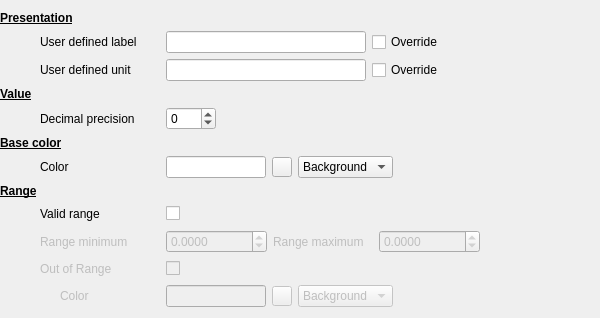
        <widget class="QWidget" name="userWidget" native="true">
         <layout class="QVBoxLayout" name="verticalLayout">
          <property name="leftMargin">
           <number>0</number>
          </property>
          <item>
           <widget class="QLabel" name="label_13">
            <property name="font">
             <font>
              <weight>75</weight>
              <bold>true</bold>
              <underline>true</underline>
             </font>
            </property>
            <property name="text">
             <string>Presentation</string>
            </property>
           </widget>
          </item>
          <item>
           <widget class="QWidget" name="userDefinedLabelWidget" native="true">
            <layout class="QHBoxLayout" name="horizontalLayout_12">
             <property name="leftMargin">
              <number>0</number>
             </property>
             <property name="topMargin">
              <number>0</number>
             </property>
             <property name="rightMargin">
              <number>0</number>
             </property>
             <property name="bottomMargin">
              <number>0</number>
             </property>
             <item>
              <spacer name="horizontalSpacer_42">
               <property name="orientation">
                <enum>Qt::Horizontal</enum>
               </property>
               <property name="sizeType">
                <enum>QSizePolicy::Fixed</enum>
               </property>
               <property name="sizeHint" stdset="0">
                <size>
                 <width>40</width>
                 <height>20</height>
                </size>
               </property>
              </spacer>
             </item>
             <item>
              <widget class="QLabel" name="label_2">
               <property name="minimumSize">
                <size>
                 <width>120</width>
                 <height>0</height>
                </size>
               </property>
               <property name="text">
                <string>User defined label</string>
               </property>
               <property name="indent">
                <number>-1</number>
               </property>
              </widget>
             </item>
             <item>
              <widget class="QLineEdit" name="userLabelLineEdit">
               <property name="minimumSize">
                <size>
                 <width>200</width>
                 <height>0</height>
                </size>
               </property>
              </widget>
             </item>
             <item>
              <widget class="QCheckBox" name="userLabelCheckBox">
               <property name="text">
                <string>Override</string>
               </property>
               <property name="checked">
                <bool>false</bool>
               </property>
              </widget>
             </item>
             <item>
              <spacer name="horizontalSpacer_12">
               <property name="orientation">
                <enum>Qt::Horizontal</enum>
               </property>
               <property name="sizeHint" stdset="0">
                <size>
                 <width>40</width>
                 <height>20</height>
                </size>
               </property>
              </spacer>
             </item>
            </layout>
           </widget>
          </item>
          <item>
           <widget class="QWidget" name="userDefinedUnitWidget" native="true">
            <layout class="QHBoxLayout" name="horizontalLayout_13">
             <property name="leftMargin">
              <number>0</number>
             </property>
             <property name="topMargin">
              <number>0</number>
             </property>
             <property name="rightMargin">
              <number>0</number>
             </property>
             <property name="bottomMargin">
              <number>0</number>
             </property>
             <item>
              <spacer name="horizontalSpacer_43">
               <property name="orientation">
                <enum>Qt::Horizontal</enum>
               </property>
               <property name="sizeType">
                <enum>QSizePolicy::Fixed</enum>
               </property>
               <property name="sizeHint" stdset="0">
                <size>
                 <width>40</width>
                 <height>20</height>
                </size>
               </property>
              </spacer>
             </item>
             <item>
              <widget class="QLabel" name="label_3">
               <property name="minimumSize">
                <size>
                 <width>120</width>
                 <height>0</height>
                </size>
               </property>
               <property name="text">
                <string>User defined unit</string>
               </property>
               <property name="indent">
                <number>-1</number>
               </property>
              </widget>
             </item>
             <item>
              <widget class="QLineEdit" name="userUnitLineEdit">
               <property name="minimumSize">
                <size>
                 <width>200</width>
                 <height>0</height>
                </size>
               </property>
              </widget>
             </item>
             <item>
              <widget class="QCheckBox" name="userUnitCheckBox">
               <property name="text">
                <string>Override</string>
               </property>
               <property name="checked">
                <bool>false</bool>
               </property>
              </widget>
             </item>
             <item>
              <spacer name="horizontalSpacer_13">
               <property name="orientation">
                <enum>Qt::Horizontal</enum>
               </property>
               <property name="sizeHint" stdset="0">
                <size>
                 <width>146</width>
                 <height>20</height>
                </size>
               </property>
              </spacer>
             </item>
            </layout>
           </widget>
          </item>
          <item>
           <widget class="QLabel" name="label_21">
            <property name="font">
             <font>
              <weight>75</weight>
              <bold>true</bold>
              <underline>true</underline>
             </font>
            </property>
            <property name="text">
             <string>Value</string>
            </property>
           </widget>
          </item>
          <item>
           <widget class="QWidget" name="precisionWidget" native="true">
            <layout class="QHBoxLayout" name="horizontalLayout">
             <property name="leftMargin">
              <number>0</number>
             </property>
             <property name="topMargin">
              <number>0</number>
             </property>
             <property name="rightMargin">
              <number>0</number>
             </property>
             <property name="bottomMargin">
              <number>0</number>
             </property>
             <item>
              <spacer name="horizontalSpacer_45">
               <property name="orientation">
                <enum>Qt::Horizontal</enum>
               </property>
               <property name="sizeType">
                <enum>QSizePolicy::Fixed</enum>
               </property>
               <property name="sizeHint" stdset="0">
                <size>
                 <width>40</width>
                 <height>20</height>
                </size>
               </property>
              </spacer>
             </item>
             <item>
              <widget class="QLabel" name="label_4">
               <property name="minimumSize">
                <size>
                 <width>120</width>
                 <height>0</height>
                </size>
               </property>
               <property name="text">
                <string>Decimal precision</string>
               </property>
               <property name="indent">
                <number>-1</number>
               </property>
              </widget>
             </item>
             <item>
              <widget class="QSpinBox" name="precisionSpinBox">
               <property name="minimumSize">
                <size>
                 <width>50</width>
                 <height>0</height>
                </size>
               </property>
               <property name="minimum">
                <number>-1</number>
               </property>
               <property name="maximum">
                <number>4</number>
               </property>
              </widget>
             </item>
             <item>
              <spacer name="horizontalSpacer_3">
               <property name="orientation">
                <enum>Qt::Horizontal</enum>
               </property>
               <property name="sizeHint" stdset="0">
                <size>
                 <width>40</width>
                 <height>20</height>
                </size>
               </property>
              </spacer>
             </item>
            </layout>
           </widget>
          </item>
          <item>
           <widget class="QLabel" name="label_39">
            <property name="font">
             <font>
              <weight>75</weight>
              <bold>true</bold>
              <underline>true</underline>
             </font>
            </property>
            <property name="text">
             <string>Base color</string>
            </property>
           </widget>
          </item>
          <item>
           <layout class="QHBoxLayout" name="horizontalLayout_5">
            <item>
             <spacer name="horizontalSpacer_44">
              <property name="orientation">
               <enum>Qt::Horizontal</enum>
              </property>
              <property name="sizeType">
               <enum>QSizePolicy::Fixed</enum>
              </property>
              <property name="sizeHint" stdset="0">
               <size>
                <width>40</width>
                <height>20</height>
               </size>
              </property>
             </spacer>
            </item>
            <item>
             <widget class="QLabel" name="label_7">
              <property name="minimumSize">
               <size>
                <width>120</width>
                <height>0</height>
               </size>
              </property>
              <property name="text">
               <string>Color</string>
              </property>
              <property name="indent">
               <number>-1</number>
              </property>
             </widget>
            </item>
            <item>
             <widget class="ColorLineEdit" name="colorLineEdit">
              <property name="enabled">
               <bool>true</bool>
              </property>
              <property name="maximumSize">
               <size>
                <width>100</width>
                <height>16777215</height>
               </size>
              </property>
              <property name="alignment">
               <set>Qt::AlignCenter</set>
              </property>
              <property name="readOnly">
               <bool>true</bool>
              </property>
             </widget>
            </item>
            <item>
             <widget class="QToolButton" name="defaultColorToolButton">
              <property name="maximumSize">
               <size>
                <width>20</width>
                <height>20</height>
               </size>
              </property>
              <property name="text">
               <string/>
              </property>
              <property name="icon">
               <iconset resource="../resources/icons/icons.qrc">
                <normaloff>:/icons8_paint_palette_50px.png</normaloff>:/icons8_paint_palette_50px.png</iconset>
              </property>
             </widget>
            </item>
            <item>
             <widget class="QComboBox" name="colorModeComboBox">
              <item>
               <property name="text">
                <string>Background</string>
               </property>
              </item>
              <item>
               <property name="text">
                <string>Foreground</string>
               </property>
              </item>
             </widget>
            </item>
            <item>
             <spacer name="horizontalSpacer_5">
              <property name="orientation">
               <enum>Qt::Horizontal</enum>
              </property>
              <property name="sizeHint" stdset="0">
               <size>
                <width>40</width>
                <height>20</height>
               </size>
              </property>
             </spacer>
            </item>
           </layout>
          </item>
          <item>
           <layout class="QVBoxLayout" name="verticalLayout_2">
            <item>
             <widget class="QLabel" name="label_16">
              <property name="font">
               <font>
                <weight>75</weight>
                <bold>true</bold>
                <underline>true</underline>
               </font>
              </property>
              <property name="text">
               <string>Range</string>
              </property>
             </widget>
            </item>
            <item>
             <layout class="QHBoxLayout" name="horizontalLayout_2">
              <item>
               <spacer name="horizontalSpacer_46">
                <property name="orientation">
                 <enum>Qt::Horizontal</enum>
                </property>
                <property name="sizeType">
                 <enum>QSizePolicy::Fixed</enum>
                </property>
                <property name="sizeHint" stdset="0">
                 <size>
                  <width>40</width>
                  <height>20</height>
                 </size>
                </property>
               </spacer>
              </item>
              <item>
               <widget class="QLabel" name="label_14">
                <property name="minimumSize">
                 <size>
                  <width>120</width>
                  <height>0</height>
                 </size>
                </property>
                <property name="text">
                 <string>Valid range</string>
                </property>
                <property name="indent">
                 <number>-1</number>
                </property>
               </widget>
              </item>
              <item>
               <widget class="QCheckBox" name="validRangeCheckBox">
                <property name="minimumSize">
                 <size>
                  <width>100</width>
                  <height>0</height>
                 </size>
                </property>
                <property name="text">
                 <string/>
                </property>
               </widget>
              </item>
              <item>
               <spacer name="horizontalSpacer_17">
                <property name="orientation">
                 <enum>Qt::Horizontal</enum>
                </property>
                <property name="sizeHint" stdset="0">
                 <size>
                  <width>40</width>
                  <height>20</height>
                 </size>
                </property>
               </spacer>
              </item>
             </layout>
            </item>
            <item>
             <widget class="QWidget" name="rangeScaleWidget" native="true">
              <property name="enabled">
               <bool>false</bool>
              </property>
              <layout class="QHBoxLayout" name="horizontalLayout_3">
               <property name="leftMargin">
                <number>0</number>
               </property>
               <property name="topMargin">
                <number>0</number>
               </property>
               <property name="rightMargin">
                <number>0</number>
               </property>
               <property name="bottomMargin">
                <number>0</number>
               </property>
               <item>
                <spacer name="horizontalSpacer_47">
                 <property name="orientation">
                  <enum>Qt::Horizontal</enum>
                 </property>
                 <property name="sizeType">
                  <enum>QSizePolicy::Fixed</enum>
                 </property>
                 <property name="sizeHint" stdset="0">
                  <size>
                   <width>40</width>
                   <height>20</height>
                  </size>
                 </property>
                </spacer>
               </item>
               <item>
                <widget class="QLabel" name="label_5">
                 <property name="minimumSize">
                  <size>
                   <width>120</width>
                   <height>0</height>
                  </size>
                 </property>
                 <property name="text">
                  <string>Range minimum</string>
                 </property>
                 <property name="indent">
                  <number>-1</number>
                 </property>
                </widget>
               </item>
               <item>
                <widget class="QDoubleSpinBox" name="rangeMinDoubleSpinBox">
                 <property name="enabled">
                  <bool>false</bool>
                 </property>
                 <property name="decimals">
                  <number>4</number>
                 </property>
                 <property name="minimum">
                  <double>-100000000000000000.000000000000000</double>
                 </property>
                 <property name="maximum">
                  <double>1000000000000000.000000000000000</double>
                 </property>
                </widget>
               </item>
               <item>
                <widget class="QLabel" name="label_6">
                 <property name="minimumSize">
                  <size>
                   <width>100</width>
                   <height>0</height>
                  </size>
                 </property>
                 <property name="text">
                  <string>Range maximum</string>
                 </property>
                 <property name="indent">
                  <number>-1</number>
                 </property>
                </widget>
               </item>
               <item>
                <widget class="QDoubleSpinBox" name="rangeMaxDoubleSpinBox">
                 <property name="enabled">
                  <bool>false</bool>
                 </property>
                 <property name="decimals">
                  <number>4</number>
                 </property>
                 <property name="minimum">
                  <double>-1000000000000000000.000000000000000</double>
                 </property>
                 <property name="maximum">
                  <double>1000000000000000000000.000000000000000</double>
                 </property>
                </widget>
               </item>
               <item>
                <spacer name="horizontalSpacer_26">
                 <property name="orientation">
                  <enum>Qt::Horizontal</enum>
                 </property>
                 <property name="sizeHint" stdset="0">
                  <size>
                   <width>40</width>
                   <height>20</height>
                  </size>
                 </property>
                </spacer>
               </item>
              </layout>
             </widget>
            </item>
            <item>
             <widget class="QWidget" name="outOfRangeWidget" native="true">
              <property name="enabled">
               <bool>false</bool>
              </property>
              <layout class="QHBoxLayout" name="horizontalLayout_8">
               <property name="leftMargin">
                <number>0</number>
               </property>
               <property name="topMargin">
                <number>0</number>
               </property>
               <property name="rightMargin">
                <number>0</number>
               </property>
               <property name="bottomMargin">
                <number>0</number>
               </property>
               <item>
                <spacer name="horizontalSpacer_48">
                 <property name="orientation">
                  <enum>Qt::Horizontal</enum>
                 </property>
                 <property name="sizeType">
                  <enum>QSizePolicy::Fixed</enum>
                 </property>
                 <property name="sizeHint" stdset="0">
                  <size>
                   <width>40</width>
                   <height>20</height>
                  </size>
                 </property>
                </spacer>
               </item>
               <item>
                <widget class="QLabel" name="label_15">
                 <property name="minimumSize">
                  <size>
                   <width>120</width>
                   <height>0</height>
                  </size>
                 </property>
                 <property name="text">
                  <string>Out of Range</string>
                 </property>
                 <property name="indent">
                  <number>-1</number>
                 </property>
                </widget>
               </item>
               <item>
                <widget class="QCheckBox" name="outOfRangeCheckBox">
                 <property name="enabled">
                  <bool>false</bool>
                 </property>
                 <property name="text">
                  <string/>
                 </property>
                </widget>
               </item>
               <item>
                <spacer name="horizontalSpacer_18">
                 <property name="orientation">
                  <enum>Qt::Horizontal</enum>
                 </property>
                 <property name="sizeHint" stdset="0">
                  <size>
                   <width>351</width>
                   <height>20</height>
                  </size>
                 </property>
                </spacer>
               </item>
              </layout>
             </widget>
            </item>
            <item>
             <widget class="QWidget" name="outOfRangeColorWidget" native="true">
              <property name="enabled">
               <bool>false</bool>
              </property>
              <layout class="QHBoxLayout" name="horizontalLayout_9">
               <property name="leftMargin">
                <number>0</number>
               </property>
               <property name="topMargin">
                <number>0</number>
               </property>
               <property name="rightMargin">
                <number>0</number>
               </property>
               <property name="bottomMargin">
                <number>0</number>
               </property>
               <item>
                <spacer name="horizontalSpacer_49">
                 <property name="orientation">
                  <enum>Qt::Horizontal</enum>
                 </property>
                 <property name="sizeType">
                  <enum>QSizePolicy::Fixed</enum>
                 </property>
                 <property name="sizeHint" stdset="0">
                  <size>
                   <width>40</width>
                   <height>20</height>
                  </size>
                 </property>
                </spacer>
               </item>
               <item>
                <widget class="QLabel" name="label_11">
                 <property name="minimumSize">
                  <size>
                   <width>120</width>
                   <height>0</height>
                  </size>
                 </property>
                 <property name="text">
                  <string>Color</string>
                 </property>
                 <property name="indent">
                  <number>20</number>
                 </property>
                </widget>
               </item>
               <item>
                <widget class="ColorLineEdit" name="outOfRangeColorLineEdit">
                 <property name="enabled">
                  <bool>false</bool>
                 </property>
                 <property name="maximumSize">
                  <size>
                   <width>100</width>
                   <height>16777215</height>
                  </size>
                 </property>
                 <property name="alignment">
                  <set>Qt::AlignCenter</set>
                 </property>
                 <property name="readOnly">
                  <bool>true</bool>
                 </property>
                </widget>
               </item>
               <item>
                <widget class="QToolButton" name="defaultColorToolButton_2">
                 <property name="enabled">
                  <bool>false</bool>
                 </property>
                 <property name="maximumSize">
                  <size>
                   <width>20</width>
                   <height>20</height>
                  </size>
                 </property>
                 <property name="text">
                  <string/>
                 </property>
                 <property name="icon">
                  <iconset resource="../resources/icons/icons.qrc">
                   <normaloff>:/icons8_paint_palette_50px.png</normaloff>:/icons8_paint_palette_50px.png</iconset>
                 </property>
                </widget>
               </item>
               <item>
                <widget class="QComboBox" name="outOfRangeColorModeComboBox">
                 <item>
                  <property name="text">
                   <string>Background</string>
                  </property>
                 </item>
                 <item>
                  <property name="text">
                   <string>Foreground</string>
                  </property>
                 </item>
                </widget>
               </item>
               <item>
                <spacer name="horizontalSpacer_6">
                 <property name="orientation">
                  <enum>Qt::Horizontal</enum>
                 </property>
                 <property name="sizeHint" stdset="0">
                  <size>
                   <width>40</width>
                   <height>20</height>
                  </size>
                 </property>
                </spacer>
               </item>
              </layout>
             </widget>
            </item>
           </layout>
          </item>
         </layout>
        </widget>
